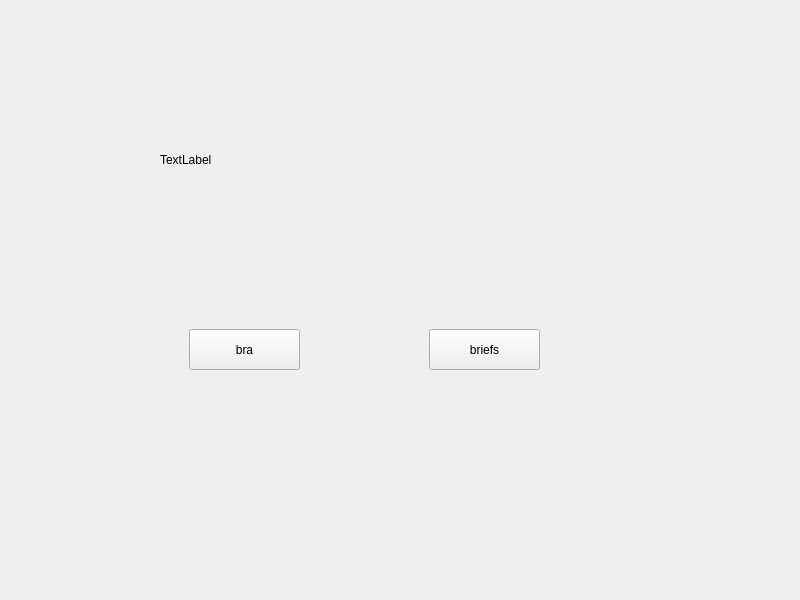
<?xml version="1.0" encoding="UTF-8"?>
<ui version="4.0">
 <class>Widget</class>
 <widget class="QWidget" name="Widget">
  <property name="geometry">
   <rect>
    <x>0</x>
    <y>0</y>
    <width>800</width>
    <height>600</height>
   </rect>
  </property>
  <property name="windowTitle">
   <string>信号和槽</string>
  </property>
  <widget class="QLabel" name="label">
   <property name="geometry">
    <rect>
     <x>160</x>
     <y>10</y>
     <width>400</width>
     <height>300</height>
    </rect>
   </property>
   <property name="text">
    <string>TextLabel</string>
   </property>
  </widget>
  <widget class="QPushButton" name="pushButton">
   <property name="geometry">
    <rect>
     <x>189</x>
     <y>329</y>
     <width>111</width>
     <height>41</height>
    </rect>
   </property>
   <property name="text">
    <string>bra</string>
   </property>
  </widget>
  <widget class="QPushButton" name="pushButton_2">
   <property name="geometry">
    <rect>
     <x>429</x>
     <y>329</y>
     <width>111</width>
     <height>41</height>
    </rect>
   </property>
   <property name="text">
    <string>briefs</string>
   </property>
  </widget>
 </widget>
 <resources/>
 <connections/>
</ui>
